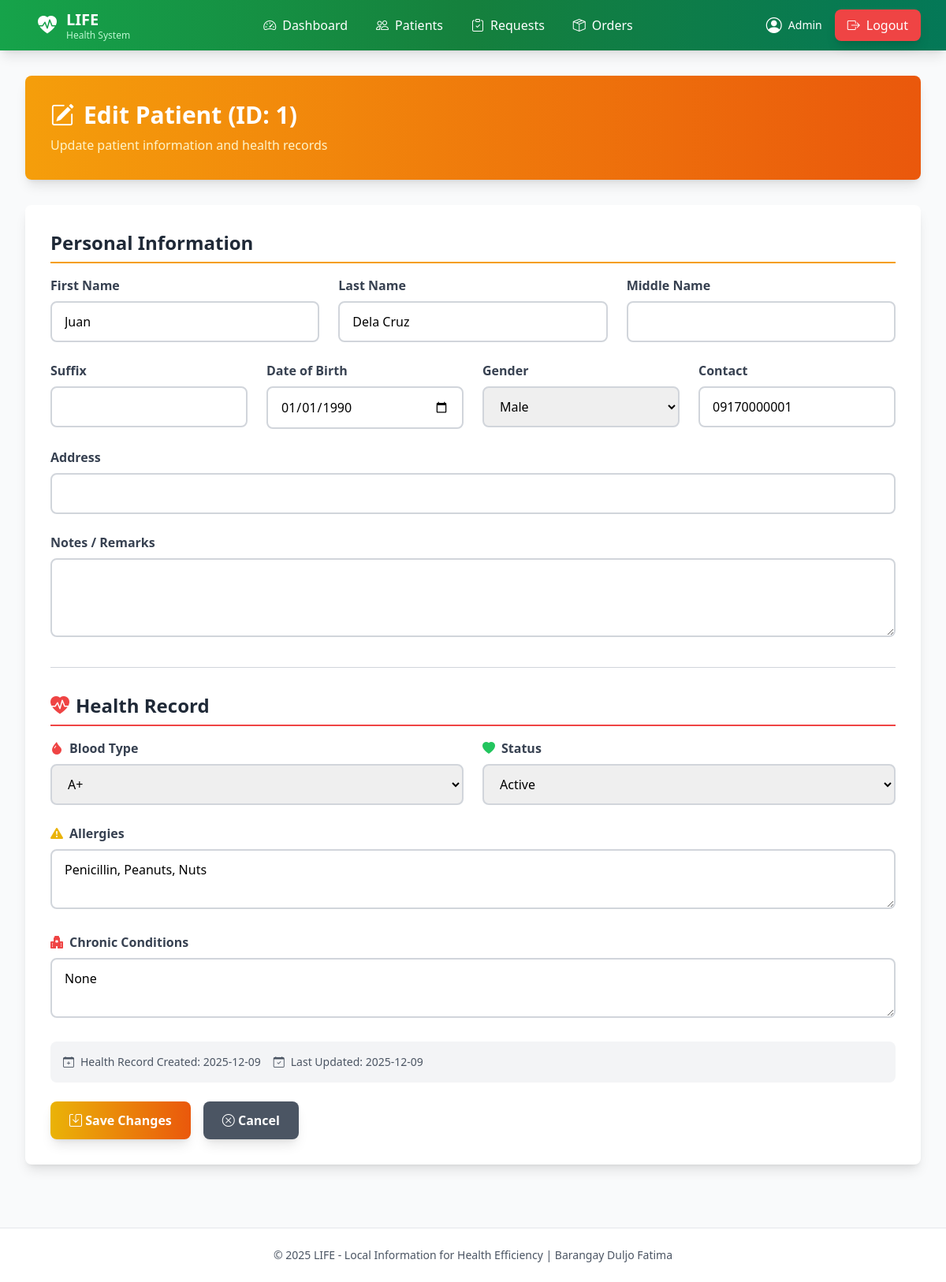
Screenshot of /edit/1 (signed in) with the database file from the repository.
### tables this page shows
CREATE TABLE patients (
            id INTEGER PRIMARY KEY AUTOINCREMENT,
            last_name TEXT NOT NULL,
            first_name TEXT NOT NULL,
            middle_name TEXT,
            suffix TEXT,
            dob TEXT NOT NULL,
            sex TEXT NOT NULL,
            contact TEXT,
            address TEXT,
            notes TEXT,
            created_at TIMESTAMP DEFAULT CURRENT_TIMESTAMP
        );

CREATE TABLE health_records (
            id INTEGER PRIMARY KEY AUTOINCREMENT,
            patient_id INTEGER NOT NULL UNIQUE,
            blood_type TEXT,
            allergies TEXT,
            chronic_conditions TEXT,
            status TEXT DEFAULT 'Active',
            created_at TIMESTAMP DEFAULT CURRENT_TIMESTAMP,
            updated_at TIMESTAMP DEFAULT CURRENT_TIMESTAMP,
            FOREIGN KEY (patient_id) REFERENCES patients(id)
        );

### app.py (the view, shortened to what this page needs)
@app.route("/edit/<int:id>", methods=["GET", "POST"])
@login_required # SECURED
def edit_patient(id):
    db = get_db()
    c = db.cursor()
    patient = c.execute("SELECT * FROM patients WHERE id = ?", (id,)).fetchone()
    if not patient:
        return "Patient not found", 404
    health = c.execute("SELECT * FROM health_records WHERE patient_id = ?", (id,)).fetchone()
    return render_template("edit_patient.html", patient=patient, health_record=health)

### app.py (called while the page is built)
def login_required(f):
    @wraps(f)
    def decorated_function(*args, **kwargs):
        if session.get("role") != 'worker':
            return redirect(url_for('worker_signin'))
        return f(*args, **kwargs)
    return decorated_function

def get_db():
    db = getattr(g, "_database", None)
    if db is None:
        db = g._database = sqlite3.connect(DATABASE)
        db.row_factory = sqlite3.Row
    return db

@app.teardown_appcontext
def close_connection(exception):
    db = getattr(g, "_database", None)
    if db is not None:
        db.close()

### templates/edit_patient.html (shortened to what this page needs)
{% extends "layout.html" %}
{% block content %}
<div class="bg-gradient-to-r from-amber-500 to-orange-600 text-white p-8 rounded-lg shadow-lg mb-8 animate-slideDown">
    <h2 class="text-3xl font-bold flex items-center gap-3">
        <i class="bi bi-pencil-square"></i>
        Edit Patient (ID: {{ patient.id }})
    </h2>
    <p class="text-amber-100 mt-2">Update patient information and health records</p>
</div>
<form method="POST" class="bg-white rounded-lg shadow-lg p-8 animate-fadeIn card-hover">
  <h3 class="text-2xl font-bold text-gray-800 mb-4 pb-2 border-b-2 border-amber-500">Personal Information</h3>
  <div class="grid md:grid-cols-3 gap-6 mb-6">
    <div>
      <label class="block text-gray-700 font-semibold mb-2">First Name</label>
      <input type="text" name="first_name" class="w-full px-4 py-3 border-2 border-gray-300 rounded-lg focus:ring-2 focus:ring-amber-500 focus:border-transparent" value="{{ patient.first_name }}" required>
    </div>
    <div>
      <label class="block text-gray-700 font-semibold mb-2">Last Name</label>
      <input type="text" name="last_name" class="w-full px-4 py-3 border-2 border-gray-300 rounded-lg focus:ring-2 focus:ring-amber-500 focus:border-transparent" value="{{ patient.last_name }}" required>
    </div>
    <div>
      <label class="block text-gray-700 font-semibold mb-2">Middle Name</label>
      <input type="text" name="middle_name" class="w-full px-4 py-3 border-2 border-gray-300 rounded-lg focus:ring-2 focus:ring-amber-500 focus:border-transparent" value="{{ patient.middle_name or '' }}">
    </div>
  </div>
  <div class="grid md:grid-cols-4 gap-6 mb-6">
    <div>
      <label class="block text-gray-700 font-semibold mb-2">Suffix</label>
      <input type="text" name="suffix" class="w-full px-4 py-3 border-2 border-gray-300 rounded-lg focus:ring-2 focus:ring-amber-500 focus:border-transparent" value="{{ patient.suffix or '' }}">
    </div>
    <div>
      <label class="block text-gray-700 font-semibold mb-2">Date of Birth</label>
      <input type="date" name="dob" class="w-full px-4 py-3 border-2 border-gray-300 rounded-lg focus:ring-2 focus:ring-amber-500 focus:border-transparent" value="{{ patient.dob }}" required>
    </div>
    <div>
      <label class="block text-gray-700 font-semibold mb-2">Gender</label>
      <select name="sex" class="w-full px-4 py-3 border-2 border-gray-300 rounded-lg focus:ring-2 focus:ring-amber-500 focus:border-transparent" required>
        <option value="Male" {% if patient.sex == "Male" %}selected{% endif %}>Male</option>
      </select>
    </div>
    <div>
      <label class="block text-gray-700 font-semibold mb-2">Contact</label>
      <input type="text" name="contact" class="w-full px-4 py-3 border-2 border-gray-300 rounded-lg focus:ring-2 focus:ring-amber-500 focus:border-transparent" value="{{ patient.contact }}">
    </div>
  </div>
  <div class="mb-6">
    <label class="block text-gray-700 font-semibold mb-2">Address</label>
    <input type="text" name="address" class="w-full px-4 py-3 border-2 border-gray-300 rounded-lg focus:ring-2 focus:ring-amber-500 focus:border-transparent" value="{{ patient.address or '' }}">
  </div>
  <div class="mb-8">
    <label class="block text-gray-700 font-semibold mb-2">Notes / Remarks</label>
    <textarea name="notes" class="w-full px-4 py-3 border-2 border-gray-300 rounded-lg focus:ring-2 focus:ring-amber-500 focus:border-transparent" rows="3">{{ patient.notes or '' }}</textarea>
  </div>
  <hr class="my-8 border-gray-300">
  <h3 class="text-2xl font-bold text-gray-800 mb-4 pb-2 border-b-2 border-red-500 flex items-center gap-2">
    <i class="bi bi-heart-pulse-fill text-red-500"></i>
    Health Record
  </h3>
  <div class="grid md:grid-cols-2 gap-6 mb-6">
    <div>
      <label class="block text-gray-700 font-semibold mb-2 flex items-center gap-2">
        <i class="bi bi-droplet-fill text-red-500"></i>
        Blood Type
      </label>
      <select name="blood_type" class="w-full px-4 py-3 border-2 border-gray-300 rounded-lg focus:ring-2 focus:ring-red-500 focus:border-transparent">
        <option value="A+" {% if health_record and health_record.blood_type == 'A+' %}selected{% endif %}>A+</option>
      </select>
    </div>
    <div>
      <label class="block text-gray-700 font-semibold mb-2 flex items-center gap-2">
        <i class="bi bi-heart-fill text-green-500"></i>
        Status
      </label>
      <select name="status" class="w-full px-4 py-3 border-2 border-gray-300 rounded-lg focus:ring-2 focus:ring-green-500 focus:border-transparent">
        <option value="Active" {% if health_record and health_record.status == 'Active' %}selected{% endif %}>Active</option>
      </select>
    </div>
  </div>
  <div class="mb-6">
    <label class="block text-gray-700 font-semibold mb-2 flex items-center gap-2">
      <i class="bi bi-exclamation-triangle-fill text-yellow-500"></i>
      Allergies
    </label>
    <textarea name="allergies" class="w-full px-4 py-3 border-2 border-gray-300 rounded-lg focus:ring-2 focus:ring-yellow-500 focus:border-transparent" rows="2">{{ health_record.allergies if health_record else '' }}</textarea>
  </div>
  <div class="mb-6">
    <label class="block text-gray-700 font-semibold mb-2 flex items-center gap-2">
      <i class="bi bi-hospital-fill text-red-500"></i>
      Chronic Conditions
    </label>
    <textarea name="chronic_conditions" class="w-full px-4 py-3 border-2 border-gray-300 rounded-lg focus:ring-2 focus:ring-red-500 focus:border-transparent" rows="2">{{ health_record.chronic_conditions if health_record else '' }}</textarea>
  </div>
  {% if health_record %}
  <div class="bg-gray-100 rounded-lg p-4 mb-6">
    <p class="text-gray-600 text-sm flex flex-wrap gap-4">
      <span class="flex items-center gap-2">
        <i class="bi bi-calendar-plus"></i>
        Health Record Created: {{ health_record.created_at[:10] if health_record.created_at else 'N/A' }}
      </span>
      <span class="flex items-center gap-2">
        <i class="bi bi-calendar-check"></i>
        Last Updated: {{ health_record.updated_at[:10] if health_record.updated_at else 'N/A' }}
      </span>
    </p>
  </div>
  {% endif %}
  <div class="flex flex-wrap gap-4">
    <button type="submit" class="px-6 py-3 bg-gradient-to-r from-yellow-500 to-orange-600 text-white rounded-lg hover:from-yellow-600 hover:to-orange-700 transition-all transform hover:scale-105 font-semibold shadow-lg">
      <i class="bi bi-save"></i> Save Changes
    </button>
    <a href="{{ url_for('patients') }}" class="px-6 py-3 bg-gray-600 text-white rounded-lg hover:bg-gray-700 transition-all transform hover:scale-105 font-semibold shadow-lg">
      <i class="bi bi-x-circle"></i> Cancel
    </a>
  </div>
</form>
{% endblock %}

### templates/layout.html (style rules this page uses)
.animate-slideDown { animation: slideDown 0.3s ease-out; }
.animate-fadeIn { animation: fadeIn 0.5s ease-out; }
.card-hover { transition: all 0.3s ease; }

### rows the page displays
patients: id "1", first_name "Juan", last_name "Dela Cruz", dob "01/01/1990", sex "Male", contact "09170000001"
health_records: blood_type "A+", status "Active", allergies "Penicillin, Peanuts, Nuts", chronic_conditions "None", created_at "2025-12-09", updated_at "2025-12-09"
